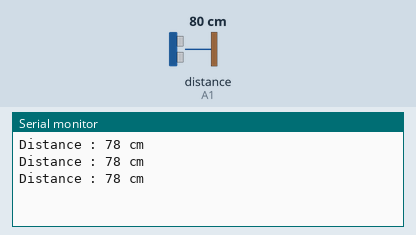
Bench run of a sketch on a simulated Arduino Uno, built with avr-gcc and run on an emulated ATmega328P. Shown: the last lines printed to the serial monitor. Wiring (inferred from the names in the program): ultrasonic range finder: trigger A2; echo A1. The test bench sets the inputs (shaded band); at power-on: distance to the obstacle (sensor on A1) 80 cm. The echo pulse lasts 58.3 µs per cm.

Above: at 1.3 s.
1.4 s: distance to the obstacle (sensor on A1) set to 2 cm
At 1.9 s:
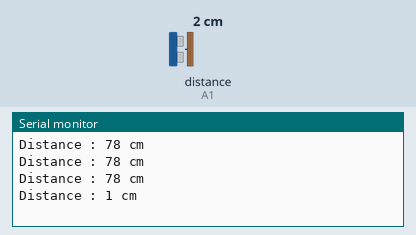
2.9 s: distance to the obstacle (sensor on A1) set to 4 cm
At 3.4 s:
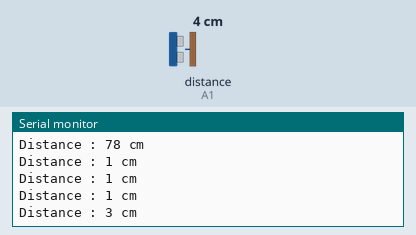
Timing chart, 0 to 5.9 s (numbered marks = the images above; inputs shaded):
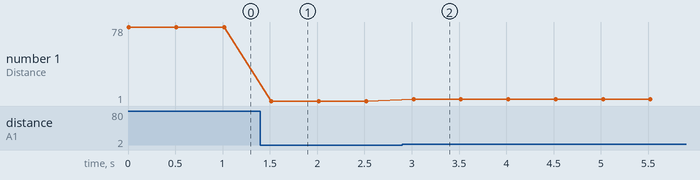

Measured:
- after the input at 1.4 s, the serial monitor: prints a new line after 0.12 s (image 1)
- after the input at 2.9 s, the serial monitor: prints a new line after 0.12 s (image 2)
- plotted number 1: 78 → 1 after the input at 1.4 s, 1 → 3 after the input at 2.9 s

The sketch:

US_Sensor_Test.ino
```cpp
//Defining pins for Trigger and Echo
const int trigPin = A2;
const int echoPin = A1;

//Variables to store duration and time
long duration;
int distance;

void setup() {
  //Starting the Serial Monitor
  Serial.begin(9600);
  //Setting pin modes
  pinMode(echoPin, INPUT);
  pinMode(trigPin, OUTPUT);
}

void loop() {
  //Clearing the trigPin
  digitalWrite(trigPin, LOW);
  delayMicroseconds(2);

  //Triggering the sensor by sending a HIGH pulse of 10 microseconds
  digitalWrite(trigPin, HIGH);
  delayMicroseconds(10);
  digitalWrite(trigPin, LOW);

  //Reading the echoPin and calculating the duration
  duration = pulseIn(echoPin, HIGH);

  //Calculating the distance in cm
  distance = duration * 0.034 / 2;

  //Printing the distance to Serial Monitor
  Serial.print("Distance : ");
  Serial.print(distance);
  Serial.println(" cm");

  //Waiting before next reading
  delay(500);

}
```
